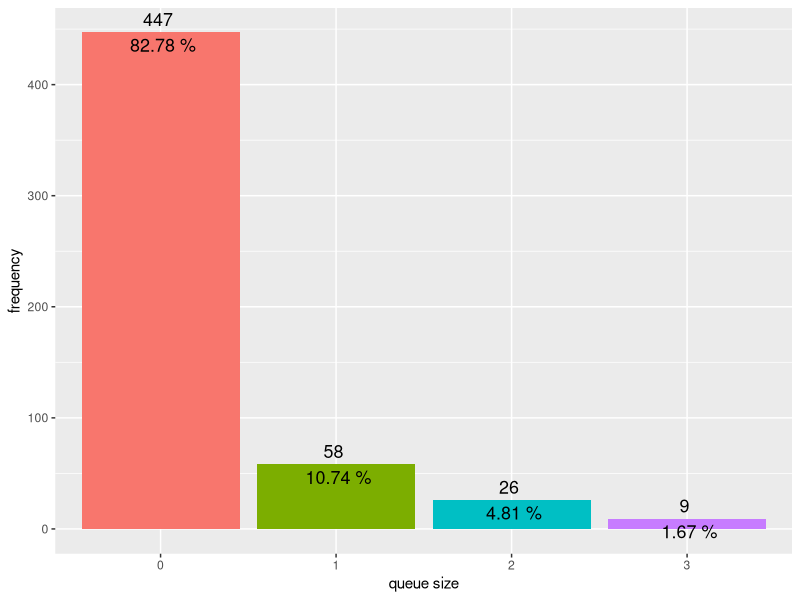

Write R code to recreate this figure.
library(ggplot2)

data <- read.table("simulation3-4x3.csv",header=TRUE,sep=",")
df <- data.frame(table(data$X400))
colnames(df) <- c("queue_size","frequency")
percent_labels <- paste(df$frequency,'\n',round(df$frequency*100/540,2),'%')

ggplot(data=df) + theme(legend.position = "none") + 
  geom_bar(aes(x = queue_size, y = frequency, fill = factor(queue_size)), stat="identity") +
  geom_text(aes(x = queue_size, y = frequency, label = percent_labels, size=1)) +
  scale_y_continuous("frequency") +
  scale_x_discrete("queue size")